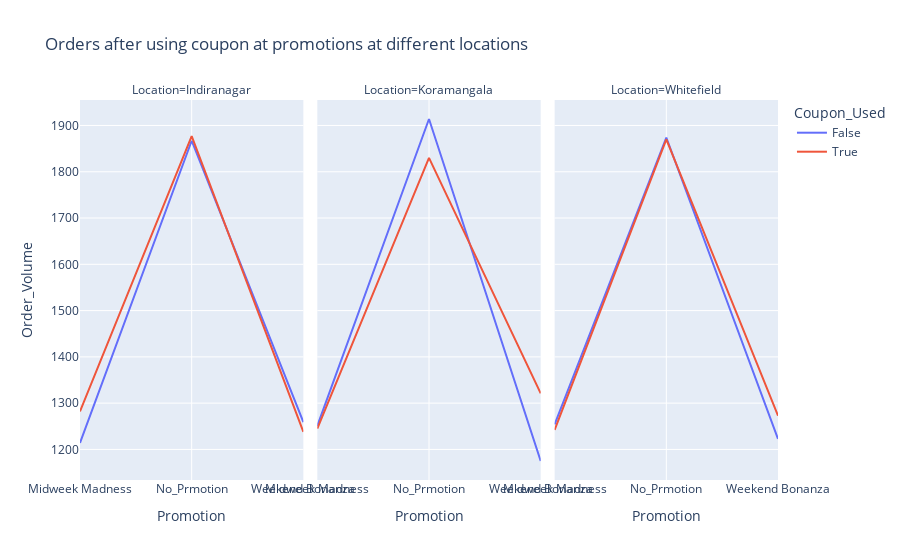

Notebook code for this chart:
### Code cell
order_volume_by_coupon_promotion=analysis_data.groupby(['Promotion','Coupon_Used','Location'])['Order_Volume'].size().reset_index()
# Creating the line plot for order volume by promotion and coupon usage at different locations
plot=px.line(order_volume_by_coupon_promotion,x='Promotion',y='Order_Volume',color='Coupon_Used',facet_col='Location',
        title=('Orders after using coupon at promotions at different locations'),
        labels={'Promotion':'Promotion','Order_volume':'Order_volume','Coupon_Used':'Coupon_Used','Location':'Location'})
plot.show()

### Figure 1 — Plotly figure (JSON) as saved in the notebook; plotly's stock layout.template omitted (floating-point values rounded to 4 significant figures)
{"data": [{"hovertemplate": "Coupon_Used=False<br>Location=Indiranagar<br>Promotion=%{x}<br>Order_Volume=%{y}<extra></extra>", "legendgroup": "False", "line": {"color": "#636efa", "dash": "solid"}, "marker": {"symbol": "circle"}, "mode": "lines", "name": "False", "orientation": "v", "showlegend": true, "type": "scatter", "x": ["Midweek Madness", "No_Prmotion", "Weekend Bonanza"], "xaxis": "x", "y": [1214, 1867, 1259], "yaxis": "y"}, {"hovertemplate": "Coupon_Used=False<br>Location=Koramangala<br>Promotion=%{x}<br>Order_Volume=%{y}<extra></extra>", "legendgroup": "False", "line": {"color": "#636efa", "dash": "solid"}, "marker": {"symbol": "circle"}, "mode": "lines", "name": "False", "orientation": "v", "showlegend": false, "type": "scatter", "x": ["Midweek Madness", "No_Prmotion", "Weekend Bonanza"], "xaxis": "x2", "y": [1251, 1914, 1175], "yaxis": "y2"}, {"hovertemplate": "Coupon_Used=False<br>Location=Whitefield<br>Promotion=%{x}<br>Order_Volume=%{y}<extra></extra>", "legendgroup": "False", "line": {"color": "#636efa", "dash": "solid"}, "marker": {"symbol": "circle"}, "mode": "lines", "name": "False", "orientation": "v", "showlegend": false, "type": "scatter", "x": ["Midweek Madness", "No_Prmotion", "Weekend Bonanza"], "xaxis": "x3", "y": [1254, 1874, 1223], "yaxis": "y3"}, {"hovertemplate": "Coupon_Used=True<br>Location=Indiranagar<br>Promotion=%{x}<br>Order_Volume=%{y}<extra></extra>", "legendgroup": "True", "line": {"color": "#EF553B", "dash": "solid"}, "marker": {"symbol": "circle"}, "mode": "lines", "name": "True", "orientation": "v", "showlegend": true, "type": "scatter", "x": ["Midweek Madness", "No_Prmotion", "Weekend Bonanza"], "xaxis": "x", "y": [1282, 1877, 1238], "yaxis": "y"}, {"hovertemplate": "Coupon_Used=True<br>Location=Koramangala<br>Promotion=%{x}<br>Order_Volume=%{y}<extra></extra>", "legendgroup": "True", "line": {"color": "#EF553B", "dash": "solid"}, "marker": {"symbol": "circle"}, "mode": "lines", "name": "True", "orientation": "v", "showlegend": false, "type": "scatter", "x": ["Midweek Madness", "No_Prmotion", "Weekend Bonanza"], "xaxis": "x2", "y": [1245, 1830, 1321], "yaxis": "y2"}, {"hovertemplate": "Coupon_Used=True<br>Location=Whitefield<br>Promotion=%{x}<br>Order_Volume=%{y}<extra></extra>", "legendgroup": "True", "line": {"color": "#EF553B", "dash": "solid"}, "marker": {"symbol": "circle"}, "mode": "lines", "name": "True", "orientation": "v", "showlegend": false, "type": "scatter", "x": ["Midweek Madness", "No_Prmotion", "Weekend Bonanza"], "xaxis": "x3", "y": [1242, 1870, 1273], "yaxis": "y3"}], "layout": {"annotations": [{"font": {}, "showarrow": false, "text": "Location=Indiranagar", "x": 0.16, "xanchor": "center", "xref": "paper", "y": 1, "yanchor": "bottom", "yref": "paper"}, {"font": {}, "showarrow": false, "text": "Location=Koramangala", "x": 0.5, "xanchor": "center", "xref": "paper", "y": 1, "yanchor": "bottom", "yref": "paper"}, {"font": {}, "showarrow": false, "text": "Location=Whitefield", "x": 0.84, "xanchor": "center", "xref": "paper", "y": 1, "yanchor": "bottom", "yref": "paper"}], "legend": {"title": {"text": "Coupon_Used"}, "tracegroupgap": 0}, "title": {"text": "Orders after using coupon at promotions at different locations"}, "xaxis": {"anchor": "y", "domain": [0, 0.32], "title": {"text": "Promotion"}}, "xaxis2": {"anchor": "y2", "domain": [0.34, 0.66], "matches": "x", "title": {"text": "Promotion"}}, "xaxis3": {"anchor": "y3", "domain": [0.68, 1.0], "matches": "x", "title": {"text": "Promotion"}}, "yaxis": {"anchor": "x", "domain": [0, 1], "title": {"text": "Order_Volume"}}, "yaxis2": {"anchor": "x2", "domain": [0, 1], "matches": "y", "showticklabels": false}, "yaxis3": {"anchor": "x3", "domain": [0, 1], "matches": "y", "showticklabels": false}}}
